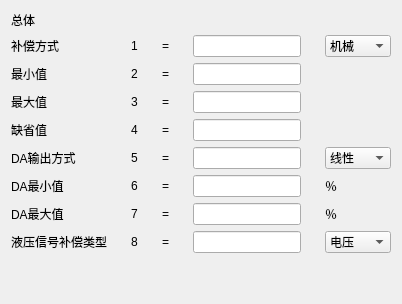
   <widget class="QWidget" name="tab_7">
    <attribute name="title">
     <string>W轴</string>
    </attribute>
    <layout class="QGridLayout" name="gridLayout_41">
     <item row="0" column="0">
      <layout class="QGridLayout" name="gridLayout_11">
       <item row="0" column="0">
        <widget class="QLabel" name="label_468">
         <property name="text">
          <string>总体</string>
         </property>
        </widget>
       </item>
       <item row="1" column="0">
        <widget class="QLabel" name="label_469">
         <property name="text">
          <string>补偿方式</string>
         </property>
        </widget>
       </item>
       <item row="1" column="1">
        <spacer name="horizontalSpacer_49">
         <property name="orientation">
          <enum>Qt::Horizontal</enum>
         </property>
         <property name="sizeHint" stdset="0">
          <size>
           <width>18</width>
           <height>20</height>
          </size>
         </property>
        </spacer>
       </item>
       <item row="1" column="2">
        <widget class="QLabel" name="label_470">
         <property name="text">
          <string>1</string>
         </property>
        </widget>
       </item>
       <item row="1" column="3">
        <spacer name="horizontalSpacer_52">
         <property name="orientation">
          <enum>Qt::Horizontal</enum>
         </property>
         <property name="sizeHint" stdset="0">
          <size>
           <width>18</width>
           <height>20</height>
          </size>
         </property>
        </spacer>
       </item>
       <item row="1" column="4">
        <widget class="QLabel" name="label_471">
         <property name="text">
          <string>=</string>
         </property>
        </widget>
       </item>
       <item row="1" column="5">
        <spacer name="horizontalSpacer_51">
         <property name="orientation">
          <enum>Qt::Horizontal</enum>
         </property>
         <property name="sizeHint" stdset="0">
          <size>
           <width>18</width>
           <height>20</height>
          </size>
         </property>
        </spacer>
       </item>
       <item row="1" column="6">
        <widget class="QLineEdit" name="lineEdit_120"/>
       </item>
       <item row="1" column="7">
        <spacer name="horizontalSpacer_50">
         <property name="orientation">
          <enum>Qt::Horizontal</enum>
         </property>
         <property name="sizeHint" stdset="0">
          <size>
           <width>18</width>
           <height>20</height>
          </size>
         </property>
        </spacer>
       </item>
       <item row="1" column="8">
        <widget class="QComboBox" name="comboBox_21">
         <item>
          <property name="text">
           <string>机械</string>
          </property>
         </item>
         <item>
          <property name="text">
           <string>液压</string>
          </property>
         </item>
        </widget>
       </item>
       <item row="2" column="0">
        <widget class="QLabel" name="label_472">
         <property name="text">
          <string>最小值</string>
         </property>
        </widget>
       </item>
       <item row="2" column="2">
        <widget class="QLabel" name="label_473">
         <property name="text">
          <string>2</string>
         </property>
        </widget>
       </item>
       <item row="2" column="4">
        <widget class="QLabel" name="label_474">
         <property name="text">
          <string>=</string>
         </property>
        </widget>
       </item>
       <item row="2" column="6">
        <widget class="QLineEdit" name="lineEdit_121"/>
       </item>
       <item row="3" column="0">
        <widget class="QLabel" name="label_475">
         <property name="text">
          <string>最大值</string>
         </property>
        </widget>
       </item>
       <item row="3" column="2">
        <widget class="QLabel" name="label_476">
         <property name="text">
          <string>3</string>
         </property>
        </widget>
       </item>
       <item row="3" column="4">
        <widget class="QLabel" name="label_477">
         <property name="text">
          <string>=</string>
         </property>
        </widget>
       </item>
       <item row="3" column="6">
        <widget class="QLineEdit" name="lineEdit_122"/>
       </item>
       <item row="4" column="0">
        <widget class="QLabel" name="label_478">
         <property name="text">
          <string>缺省值</string>
         </property>
        </widget>
       </item>
       <item row="4" column="2">
        <widget class="QLabel" name="label_479">
         <property name="text">
          <string>4</string>
         </property>
        </widget>
       </item>
       <item row="4" column="4">
        <widget class="QLabel" name="label_480">
         <property name="text">
          <string>=</string>
         </property>
        </widget>
       </item>
       <item row="4" column="6">
        <widget class="QLineEdit" name="lineEdit_123"/>
       </item>
       <item row="5" column="0">
        <widget class="QLabel" name="label_481">
         <property name="text">
          <string>DA输出方式</string>
         </property>
        </widget>
       </item>
       <item row="5" column="2">
        <widget class="QLabel" name="label_482">
         <property name="text">
          <string>5</string>
         </property>
        </widget>
       </item>
       <item row="5" column="4">
        <widget class="QLabel" name="label_483">
         <property name="text">
          <string>=</string>
         </property>
        </widget>
       </item>
       <item row="5" column="6">
        <widget class="QLineEdit" name="lineEdit_124"/>
       </item>
       <item row="5" column="8">
        <widget class="QComboBox" name="comboBox_25">
         <item>
          <property name="text">
           <string>线性</string>
          </property>
         </item>
         <item>
          <property name="text">
           <string>非线性</string>
          </property>
         </item>
        </widget>
       </item>
       <item row="6" column="0">
        <widget class="QLabel" name="label_484">
         <property name="text">
          <string>DA最小值</string>
         </property>
        </widget>
       </item>
       <item row="6" column="2">
        <widget class="QLabel" name="label_485">
         <property name="text">
          <string>6</string>
         </property>
        </widget>
       </item>
       <item row="6" column="4">
        <widget class="QLabel" name="label_486">
         <property name="text">
          <string>=</string>
         </property>
        </widget>
       </item>
       <item row="6" column="6">
        <widget class="QLineEdit" name="lineEdit_125"/>
       </item>
       <item row="6" column="8">
        <widget class="QLabel" name="label_493">
         <property name="text">
          <string>％</string>
         </property>
        </widget>
       </item>
       <item row="7" column="0">
        <widget class="QLabel" name="label_487">
         <property name="text">
          <string>DA最大值</string>
         </property>
        </widget>
       </item>
       <item row="7" column="2">
        <widget class="QLabel" name="label_488">
         <property name="text">
          <string>7</string>
         </property>
        </widget>
       </item>
       <item row="7" column="4">
        <widget class="QLabel" name="label_489">
         <property name="text">
          <string>=</string>
         </property>
        </widget>
       </item>
       <item row="7" column="6">
        <widget class="QLineEdit" name="lineEdit_126"/>
       </item>
       <item row="7" column="8">
        <widget class="QLabel" name="label_494">
         <property name="text">
          <string>％</string>
         </property>
        </widget>
       </item>
       <item row="8" column="0">
        <widget class="QLabel" name="label_490">
         <property name="text">
          <string>液压信号补偿类型</string>
         </property>
        </widget>
       </item>
       <item row="8" column="2">
        <widget class="QLabel" name="label_491">
         <property name="text">
          <string>8</string>
         </property>
        </widget>
       </item>
       <item row="8" column="4">
        <widget class="QLabel" name="label_492">
         <property name="text">
          <string>=</string>
         </property>
        </widget>
       </item>
       <item row="8" column="6">
        <widget class="QLineEdit" name="lineEdit_127"/>
       </item>
       <item row="8" column="8">
        <widget class="QComboBox" name="comboBox_28">
         <item>
          <property name="text">
           <string>电压</string>
          </property>
         </item>
         <item>
          <property name="text">
           <string>电流</string>
          </property>
         </item>
        </widget>
       </item>
       <item row="9" column="6">
        <spacer name="verticalSpacer_9">
         <property name="orientation">
          <enum>Qt::Vertical</enum>
         </property>
         <property name="sizeHint" stdset="0">
          <size>
           <width>20</width>
           <height>40</height>
          </size>
         </property>
        </spacer>
       </item>
      </layout>
     </item>
    </layout>
   </widget>
